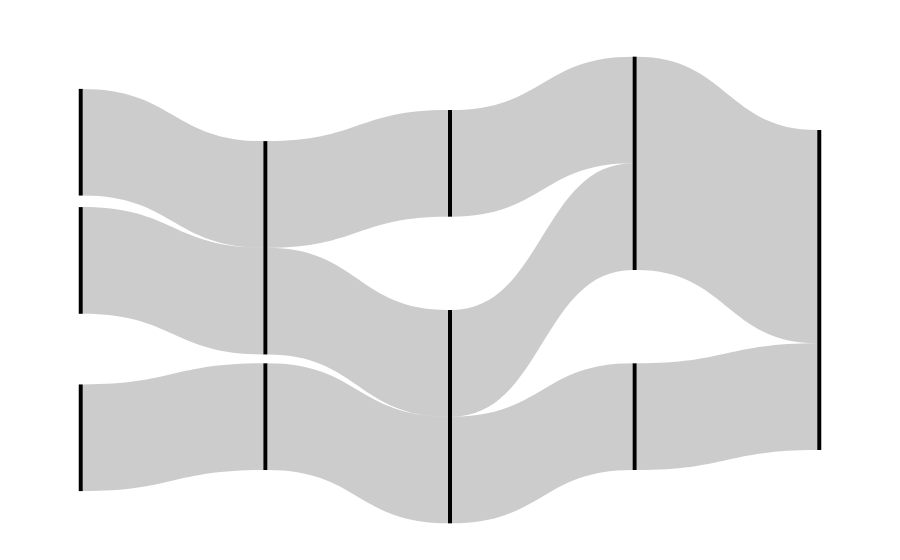

The notebook cell this image was saved under:
### Code cell
# plot Sankey
fig = sankey.plot_sankey(pad=30,thickness=4)
fig.write_image(f"figures/mcf_toy.svg")

### Figure 1 — Plotly figure (JSON) as saved in the notebook; plotly's stock layout.template omitted (floating-point values rounded to 4 significant figures)
{"data": [{"link": {"source": [0, 1, 2, 3, 3, 4, 5, 6, 6, 7, 8], "target": [3, 3, 4, 5, 6, 6, 7, 7, 8, 9, 9], "value": [1, 1, 1, 1, 1, 1, 1, 1, 1, 2, 1]}, "node": {"line": {"color": "black", "width": 0}, "pad": 30, "thickness": 4, "x": [0.001, 0.001, 0.001, 0.2505, 0.2505, 0.5, 0.5, 0.7495, 0.7495, 0.999], "y": [0.1111, 0.4222, 0.8889, 0.3889, 0.8333, 0.1667, 0.8333, 0.1667, 0.8333, 0.5]}, "type": "sankey"}], "layout": {"autosize": true}}
